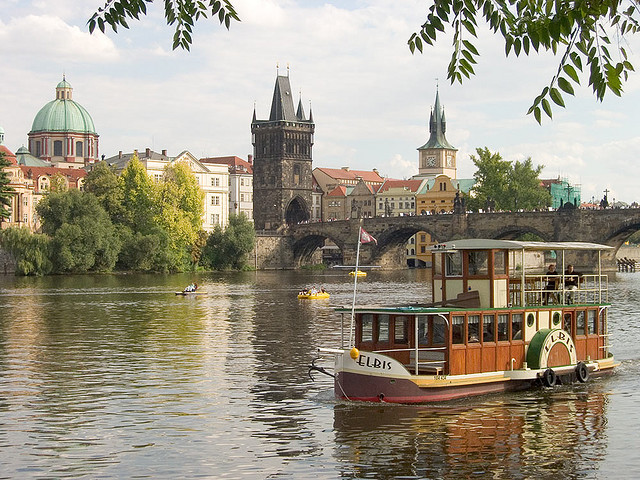
#> input picture pa1/seam_carving_input2.jpg, 640 x 480 px
$ python -i pa8.py   (imports and definitions only)   (Python 2 division)   (older library calls are emulated)
#> lines starting #> are read from the running program, lines starting #| are printed output that depends on the picture
#> further down, picture is the input picture: shape (480, 640, 3); mean B, G, R 132.7, 149.6, 156.6
import cv2
import numpy as np
import os
import zipfile
from scipy.spatial.distance import *
from scipy.cluster.vq import kmeans, vq
import random

# [49 lines left out: functions calcOpticalFlow, xyt, not called in this run]

def getHOGperFrame(frame):
    '''
    2-2. Prepare a function hist = GetHOGperFrame(image), which extracts histogram of gradients
    (HOG) descriptor from each image frame
    '''
    '''
    divide the frame into 5-by-5 spatial regions, and then count the number of pixels
    (in each region) belonging to each of 9 gradient orientation bins
    '''
    nrow = 5
    ncol = 5
    bin_n = 9
    img_gray = cv2.cvtColor(frame, cv2.COLOR_BGR2GRAY)
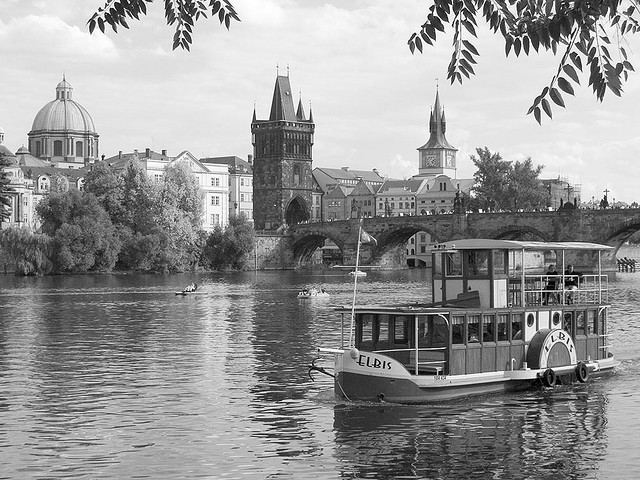
#> img_gray: shape (480, 640); min 0, max 255, mean 149.8
    cells = np.asarray([np.hsplit(row, nrow) for row in np.vsplit(img_gray, ncol)])
    hists = np.asarray([])
    for row in range(nrow):
        for col in range(ncol):
            cellimg = cells[row, col]
            '''
            For each spatial region, iterate through each pixel in the bin,
            get its gradient orientation, and assign it to one of the 9 bins
            based on the orientation value
            '''
            gx = cv2.Sobel(cellimg, cv2.CV_32F, 1, 0)
            gy = cv2.Sobel(cellimg, cv2.CV_32F, 0, 1)
            mag, ang = cv2.cartToPolar(gx, gy, angleInDegrees=True)
            '''
            We will use unsigned gradient: i.e., 20 degrees and 200 degrees (180+20 degrees)
            are treated identically
            '''
            ang = np.mod(ang, 180)
            # quantizing binvalues in (0...8)
            bins = np.int32(ang * bin_n / 180)
            hist = np.bincount(bins.ravel(), minlength=bin_n)
            '''
            Concatenate all of them, obtaining a total of 225 bins (i.e., an array with 225 values)
            '''
            hists = np.append(hists, hist)
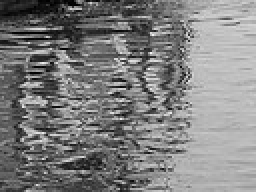
#> cellimg: shape (96, 128) (shown 2 times larger); min 0, max 246, mean 126.6
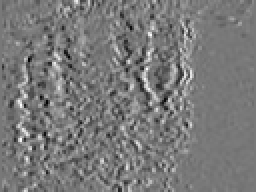
#> gx: shape (96, 128) float32 (shown 2 times larger); min -463, max 519, mean 5.7; drawn with min black and max white
    return hists

# [489 lines left out: functions draw_hog, getHOFperFrame, draw_hof, classify_HOG_average, classify_HOF_average, classify_HOG_kmeans and 2 more, not called in this run]

# [2 lines not run here, left out]

>>> import cv2
>>> picture = cv2.imread('../pa1/seam_carving_input2.jpg')
>>> result = getHOGperFrame(picture)
#> result = 225 values, max 5791 at index 184, min 283 at index 188, mean 1365.3
